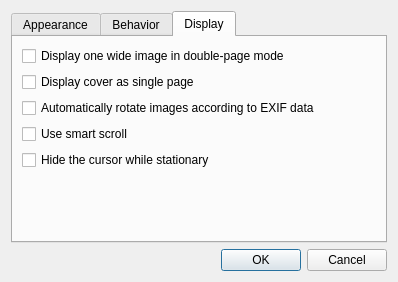
<?xml version="1.0" encoding="UTF-8"?>
<ui version="4.0">
 <class>PreferencesDialog</class>
 <widget class="QDialog" name="PreferencesDialog">
  <property name="geometry">
   <rect>
    <x>0</x>
    <y>0</y>
    <width>398</width>
    <height>282</height>
   </rect>
  </property>
  <property name="windowTitle">
   <string>Preferences</string>
  </property>
  <layout class="QVBoxLayout" name="verticalLayout">
   <item>
    <widget class="QTabWidget" name="tabWidget">
     <property name="sizePolicy">
      <sizepolicy hsizetype="Expanding" vsizetype="Expanding">
       <horstretch>0</horstretch>
       <verstretch>0</verstretch>
      </sizepolicy>
     </property>
     <property name="currentIndex">
      <number>2</number>
     </property>
     <widget class="QWidget" name="PreferencesAppearanceTab">
      <attribute name="title">
       <string>Appearance</string>
      </attribute>
      <layout class="QVBoxLayout" name="verticalLayout_4">
       <item>
        <layout class="QHBoxLayout" name="horizontalLayout_3">
         <item>
          <widget class="QPushButton" name="BackgroundColorButton">
           <property name="sizePolicy">
            <sizepolicy hsizetype="Fixed" vsizetype="Fixed">
             <horstretch>0</horstretch>
             <verstretch>0</verstretch>
            </sizepolicy>
           </property>
          </widget>
         </item>
         <item>
          <widget class="QCheckBox" name="UseBackgroundColorCheckButton">
           <property name="text">
            <string>Use custom background color</string>
           </property>
          </widget>
         </item>
        </layout>
       </item>
       <item>
        <spacer name="verticalSpacer_3">
         <property name="orientation">
          <enum>Qt::Orientation::Vertical</enum>
         </property>
         <property name="sizeHint" stdset="0">
          <size>
           <width>20</width>
           <height>40</height>
          </size>
         </property>
        </spacer>
       </item>
      </layout>
     </widget>
     <widget class="QWidget" name="PreferencesBehaviorTab">
      <attribute name="title">
       <string>Behavior</string>
      </attribute>
      <layout class="QVBoxLayout" name="verticalLayout_3">
       <item>
        <layout class="QHBoxLayout" name="horizontalLayout">
         <item>
          <widget class="QLabel" name="PagesToSkipLabel">
           <property name="text">
            <string>Number of pages to skip: </string>
           </property>
          </widget>
         </item>
         <item>
          <widget class="QSpinBox" name="PagesToSkipSpinButton">
           <property name="sizePolicy">
            <sizepolicy hsizetype="Fixed" vsizetype="Fixed">
             <horstretch>0</horstretch>
             <verstretch>0</verstretch>
            </sizepolicy>
           </property>
          </widget>
         </item>
        </layout>
       </item>
       <item>
        <layout class="QHBoxLayout" name="horizontalLayout_2">
         <item>
          <widget class="QLabel" name="InterpolationLabel">
           <property name="text">
            <string>Image interpolation algorithm:</string>
           </property>
          </widget>
         </item>
         <item>
          <widget class="QComboBox" name="InterpolationComboBoxText">
           <property name="sizePolicy">
            <sizepolicy hsizetype="Fixed" vsizetype="Fixed">
             <horstretch>0</horstretch>
             <verstretch>0</verstretch>
            </sizepolicy>
           </property>
           <item>
            <property name="text">
             <string>Nearest</string>
            </property>
           </item>
           <item>
            <property name="text">
             <string>Bilinear</string>
            </property>
           </item>
          </widget>
         </item>
        </layout>
       </item>
       <item>
        <spacer name="verticalSpacer_2">
         <property name="orientation">
          <enum>Qt::Orientation::Vertical</enum>
         </property>
         <property name="sizeHint" stdset="0">
          <size>
           <width>20</width>
           <height>40</height>
          </size>
         </property>
        </spacer>
       </item>
      </layout>
     </widget>
     <widget class="QWidget" name="PreferencesDisplayTab">
      <property name="sizePolicy">
       <sizepolicy hsizetype="Preferred" vsizetype="Preferred">
        <horstretch>0</horstretch>
        <verstretch>0</verstretch>
       </sizepolicy>
      </property>
      <attribute name="title">
       <string>Display</string>
      </attribute>
      <layout class="QVBoxLayout" name="verticalLayout_2">
       <item>
        <widget class="QCheckBox" name="OneWideCheckButton">
         <property name="text">
          <string>Display one wide image in double-page mode</string>
         </property>
        </widget>
       </item>
       <item>
        <widget class="QCheckBox" name="SingleCoverCheckButton">
         <property name="text">
          <string>Display cover as single page</string>
         </property>
        </widget>
       </item>
       <item>
        <widget class="QCheckBox" name="EmbeddedOrientationCheckButton">
         <property name="text">
          <string>Automatically rotate images according to EXIF data</string>
         </property>
        </widget>
       </item>
       <item>
        <widget class="QCheckBox" name="SmartScrollCheckButton">
         <property name="text">
          <string>Use smart scroll</string>
         </property>
        </widget>
       </item>
       <item>
        <widget class="QCheckBox" name="HideIdleCursorCheckButton">
         <property name="text">
          <string>Hide the cursor while stationary</string>
         </property>
        </widget>
       </item>
       <item>
        <spacer name="verticalSpacer">
         <property name="orientation">
          <enum>Qt::Orientation::Vertical</enum>
         </property>
         <property name="sizeHint" stdset="0">
          <size>
           <width>20</width>
           <height>40</height>
          </size>
         </property>
        </spacer>
       </item>
      </layout>
     </widget>
    </widget>
   </item>
   <item>
    <widget class="QDialogButtonBox" name="buttonBox">
     <property name="orientation">
      <enum>Qt::Orientation::Horizontal</enum>
     </property>
     <property name="standardButtons">
      <set>QDialogButtonBox::StandardButton::Cancel|QDialogButtonBox::StandardButton::Ok</set>
     </property>
    </widget>
   </item>
  </layout>
 </widget>
 <resources/>
 <connections>
  <connection>
   <sender>buttonBox</sender>
   <signal>accepted()</signal>
   <receiver>PreferencesDialog</receiver>
   <slot>accept()</slot>
   <hints>
    <hint type="sourcelabel">
     <x>248</x>
     <y>254</y>
    </hint>
    <hint type="destinationlabel">
     <x>157</x>
     <y>274</y>
    </hint>
   </hints>
  </connection>
  <connection>
   <sender>buttonBox</sender>
   <signal>rejected()</signal>
   <receiver>PreferencesDialog</receiver>
   <slot>reject()</slot>
   <hints>
    <hint type="sourcelabel">
     <x>316</x>
     <y>260</y>
    </hint>
    <hint type="destinationlabel">
     <x>286</x>
     <y>274</y>
    </hint>
   </hints>
  </connection>
 </connections>
</ui>
